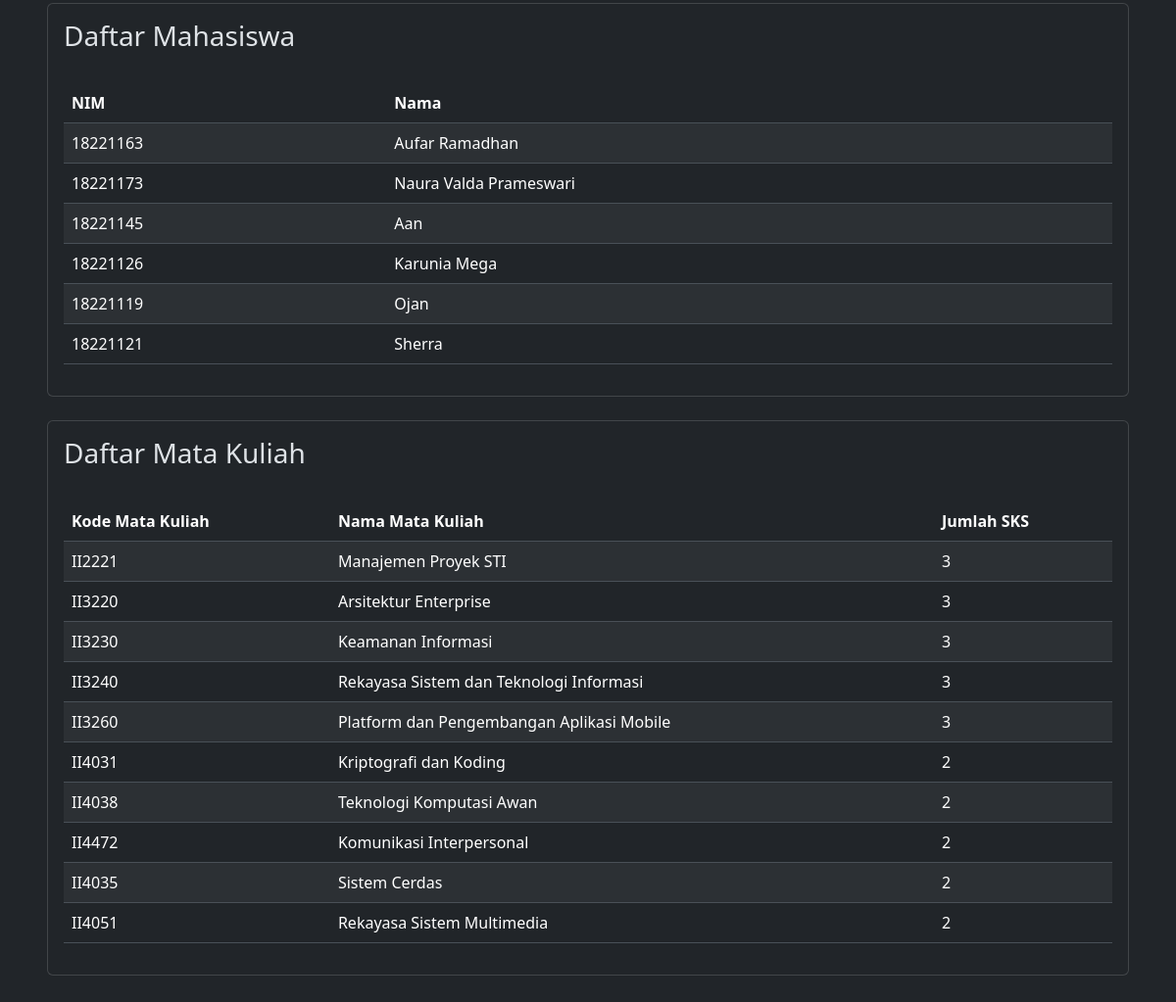
Before: /inputdata (lower part) with the older database file.
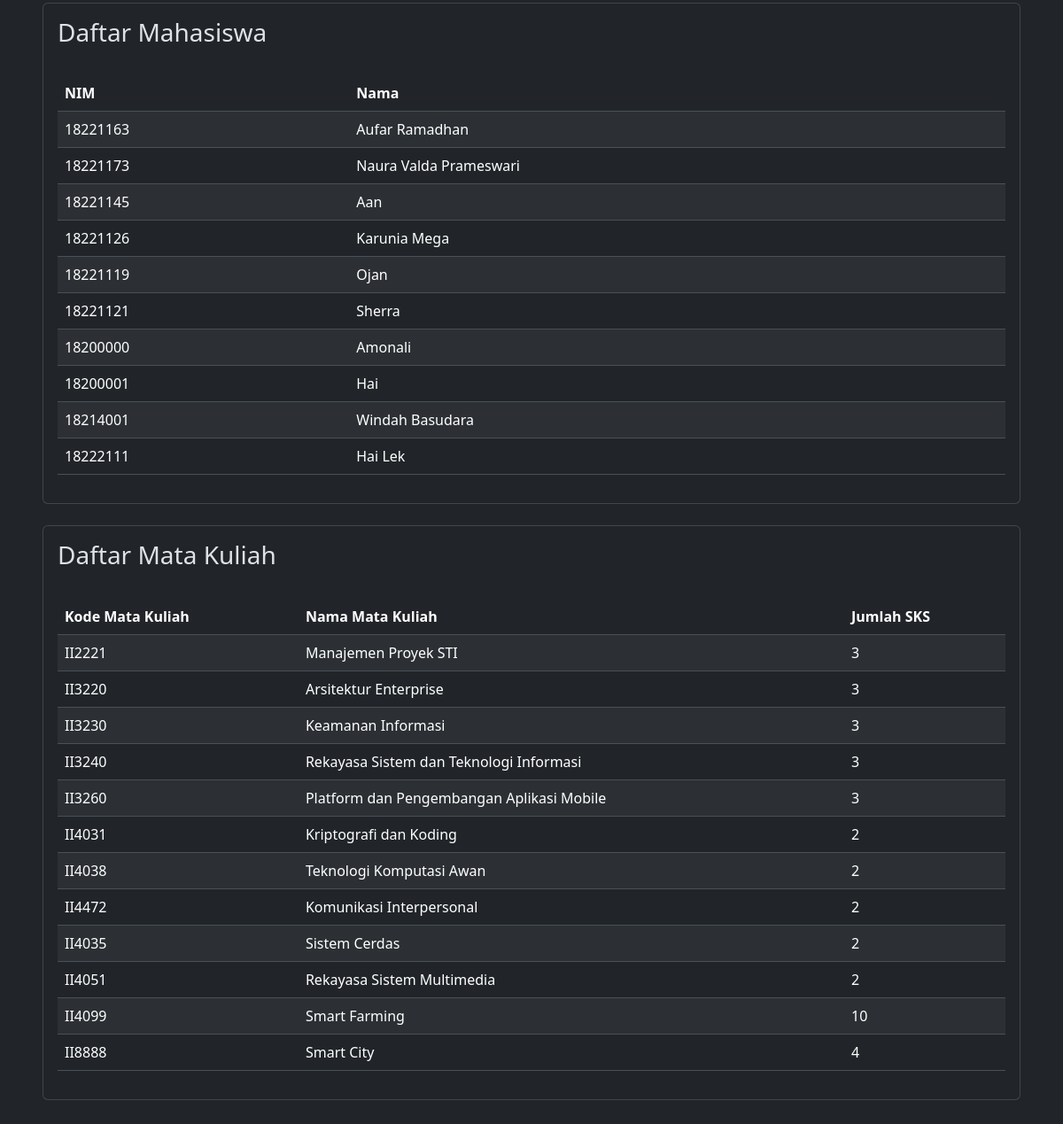
After: the same page with the newer database file.
### tables this page shows
CREATE TABLE mahasiswa(NIM CHAR(8) PRIMARY KEY NOT NULL, Nama VARCHAR NOT NULL);

CREATE TABLE mata_kuliah(kode char(6) primary key not null, nama varchar not null, sks int not null);

### app.py (the view, shortened to what this page needs)
@app.route('/inputdata', methods=['GET', 'POST'])
def inputdata():
    mahasiswa = get_mahasiswa(create_connection('database/data_akademik.db'))
    mata_kuliah = get_matakuliah(create_connection('database/data_akademik.db'))
    return render_template('inputdata.html', mahasiswa=mahasiswa, mata_kuliah=mata_kuliah)

### app.py (called while the page is built)
def create_connection(db_file):
    conn = None
    try:
        conn = sqlite3.connect(db_file)
    except Exception as e:
        print(e)
    return conn

def get_mahasiswa(conn):
    cur = conn.cursor()
    cur.execute("SELECT * FROM mahasiswa")
    rows = cur.fetchall()
    conn.commit()
    conn.close()
    return rows

def get_matakuliah(conn):
    cur = conn.cursor()
    cur.execute("SELECT * FROM mata_kuliah")
    rows = cur.fetchall()
    conn.commit()
    conn.close()
    return rows

### templates/inputdata.html (shortened to what this page needs)
{% extends 'base.html' %}
{% block content %}
<div class="p-5">
    <br>
    <br>
    <br>
    <br>
    <div class="card p-3">
    <h3>Daftar Mahasiswa</h3>
    <div>
        <table class="table table-striped mt-4">
            <thead>
                <tr>
                    <th scope="col">NIM</th>
                    <th scope="col">Nama</th>
                </tr>
            </thead>
            <tbody>
                {% for nim, nama in mahasiswa %}
                <tr>
                    <td>{{ nim }}</td>
                    <td>{{ nama }}</td>
                </tr>
                {% endfor %}
            </tbody>
        </table>
    </div>
    </div>
    <br>
    <div class="card p-3">
    <h3>Daftar Mata Kuliah</h3>
    <div>
        <table class="table table-striped mt-4">
            <thead>
                <tr>
                    <th scope="col">Kode Mata Kuliah</th>
                    <th scope="col">Nama Mata Kuliah</th>
                    <th scope="col">Jumlah SKS</th>
                </tr>
            </thead>
            <tbody>
                {% for kode, nama, sks in mata_kuliah %}
                <tr>
                    <td>{{ kode }}</td>
                    <td>{{ nama }}</td>
                    <td>{{ sks }}</td>
                </tr>
                {% endfor %}
            </tbody>
        </table>
    </div>
    </div>
</div>
{% endblock %}

Changed rows visible on the page:
added mahasiswa: NIM "18200000", Nama "Amonali"
added mahasiswa: NIM "18200001", Nama "Hai"
added mahasiswa: NIM "18214001", Nama "Windah Basudara"
added mahasiswa: NIM "18222111", Nama "Hai Lek"
added mata_kuliah: kode "II4099", nama "Smart Farming", sks "10"
added mata_kuliah: kode "II8888", nama "Smart City", sks "4"
